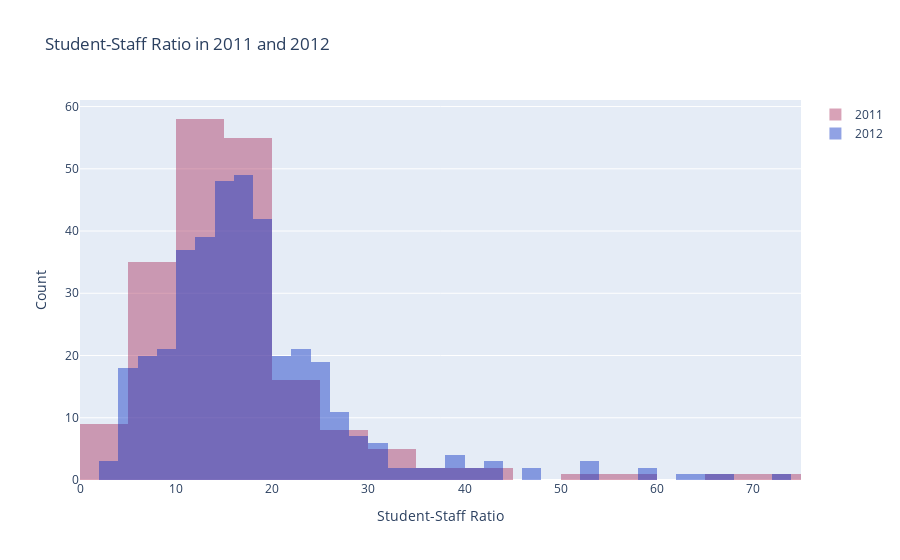

Notebook code for this chart:
### Markdown cell above
<a id="7"></a> <br>  
# Histogram

Lets look at histogram of students-staff ratio in 2011 and 2012 years.

### Code cell
# Prepare data
x2011 = timesData.student_staff_ratio[timesData.year == 2011]
x2012 = timesData.student_staff_ratio[timesData.year == 2012]

# Create histogram trace for 2011
trace1 = go.Histogram(
    x=x2011,
    opacity=0.75,
    name="2011",
    marker=dict(color='rgba(171, 50, 96, 0.6)')
)

# Create histogram trace for 2012
trace2 = go.Histogram(
    x=x2012,
    opacity=0.75,
    name="2012",
    marker=dict(color='rgba(12, 50, 196, 0.6)')
)

# Combine traces into data list
data = [trace1, trace2]

# Define layout
layout = go.Layout(
    barmode='overlay',
    title='Student-Staff Ratio in 2011 and 2012',
    xaxis=dict(title='Student-Staff Ratio'),
    yaxis=dict(title='Count')
)

# Create figure with data and layout
fig = go.Figure(data=data, layout=layout)

# Plot the figure
iplot(fig)

### Figure 1 — Plotly figure (JSON) as saved in the notebook; plotly's stock layout.template omitted (floating-point values rounded to 4 significant figures; data arrays with more than 128 entries replaced by an {"elided": "..."} marker saying what was removed)
{"data": [{"marker": {"color": "rgba(171, 50, 96, 0.6)"}, "name": "2011", "opacity": 0.75, "x": {"elided": "200 float values"}, "type": "histogram"}, {"marker": {"color": "rgba(12, 50, 196, 0.6)"}, "name": "2012", "opacity": 0.75, "x": {"elided": "402 float values"}, "type": "histogram"}], "layout": {"barmode": "overlay", "title": {"text": "Student-Staff Ratio in 2011 and 2012"}, "xaxis": {"title": {"text": "Student-Staff Ratio"}, "type": "linear", "range": [0, 75], "autorange": true}, "yaxis": {"title": {"text": "Count"}, "range": [0, 61.05], "autorange": true}, "autosize": true}}
